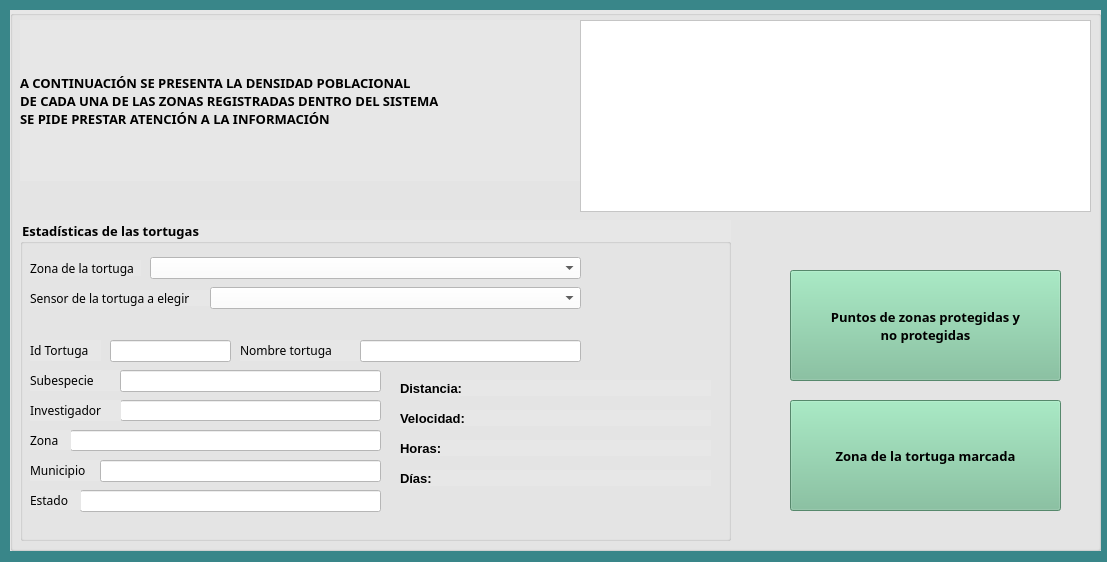
<?xml version="1.0" encoding="UTF-8"?>
<ui version="4.0">
 <class>Reportes</class>
 <widget class="QMainWindow" name="Reportes">
  <property name="geometry">
   <rect>
    <x>0</x>
    <y>0</y>
    <width>1107</width>
    <height>562</height>
   </rect>
  </property>
  <property name="windowTitle">
   <string>Estadísticas sobre las tortugas y las zonas</string>
  </property>
  <property name="windowIcon">
   <iconset resource="images.qrc">
    <normaloff>:/Images/if_Turtle_204384.ico</normaloff>:/Images/if_Turtle_204384.ico</iconset>
  </property>
  <property name="styleSheet">
   <string notr="true">background-color: rgb(57, 134, 137)</string>
  </property>
  <widget class="QWidget" name="centralwidget">
   <widget class="QGroupBox" name="gbMain">
    <property name="geometry">
     <rect>
      <x>10</x>
      <y>10</y>
      <width>1091</width>
      <height>541</height>
     </rect>
    </property>
    <property name="styleSheet">
     <string notr="true">background-color: rgb(206, 206, 206);
background-color: rgb(231, 231, 231);</string>
    </property>
    <property name="title">
     <string/>
    </property>
    <widget class="QTableView" name="tvDensidad">
     <property name="geometry">
      <rect>
       <x>570</x>
       <y>10</y>
       <width>511</width>
       <height>192</height>
      </rect>
     </property>
     <property name="font">
      <font>
       <family>Raleway</family>
       <pointsize>10</pointsize>
      </font>
     </property>
     <property name="styleSheet">
      <string notr="true">background-color: rgb(255, 255, 255);</string>
     </property>
    </widget>
    <widget class="QLabel" name="lbDensidad">
     <property name="geometry">
      <rect>
       <x>10</x>
       <y>10</y>
       <width>721</width>
       <height>161</height>
      </rect>
     </property>
     <property name="font">
      <font>
       <family>Raleway</family>
       <pointsize>10</pointsize>
       <weight>75</weight>
       <bold>true</bold>
      </font>
     </property>
     <property name="text">
      <string>A CONTINUACIÓN SE PRESENTA LA DENSIDAD POBLACIONAL
DE CADA UNA DE LAS ZONAS REGISTRADAS DENTRO DEL SISTEMA
SE PIDE PRESTAR ATENCIÓN A LA INFORMACIÓN</string>
     </property>
    </widget>
    <widget class="QGroupBox" name="gbStadistics">
     <property name="geometry">
      <rect>
       <x>10</x>
       <y>210</y>
       <width>711</width>
       <height>321</height>
      </rect>
     </property>
     <property name="font">
      <font>
       <family>Raleway</family>
       <pointsize>10</pointsize>
       <weight>75</weight>
       <bold>true</bold>
      </font>
     </property>
     <property name="title">
      <string>Estadísticas de las tortugas</string>
     </property>
     <widget class="QLabel" name="lbZone">
      <property name="geometry">
       <rect>
        <x>10</x>
        <y>40</y>
        <width>111</width>
        <height>16</height>
       </rect>
      </property>
      <property name="font">
       <font>
        <family>Raleway</family>
        <weight>50</weight>
        <bold>false</bold>
       </font>
      </property>
      <property name="text">
       <string>Zona de la tortuga</string>
      </property>
     </widget>
     <widget class="QLabel" name="lbSensor">
      <property name="geometry">
       <rect>
        <x>10</x>
        <y>70</y>
        <width>181</width>
        <height>16</height>
       </rect>
      </property>
      <property name="font">
       <font>
        <family>Raleway</family>
        <weight>50</weight>
        <bold>false</bold>
       </font>
      </property>
      <property name="text">
       <string>Sensor de la tortuga a elegir</string>
      </property>
     </widget>
     <widget class="QComboBox" name="cboZone">
      <property name="geometry">
       <rect>
        <x>130</x>
        <y>37</y>
        <width>431</width>
        <height>22</height>
       </rect>
      </property>
      <property name="font">
       <font>
        <family>Raleway</family>
        <pointsize>9</pointsize>
       </font>
      </property>
      <property name="styleSheet">
       <string notr="true">background-color: rgb(255, 255, 255);</string>
      </property>
     </widget>
     <widget class="QComboBox" name="cboSensor">
      <property name="geometry">
       <rect>
        <x>190</x>
        <y>67</y>
        <width>371</width>
        <height>22</height>
       </rect>
      </property>
      <property name="font">
       <font>
        <family>Raleway</family>
        <pointsize>9</pointsize>
       </font>
      </property>
      <property name="styleSheet">
       <string notr="true">background-color: rgb(255, 255, 255);</string>
      </property>
     </widget>
     <widget class="QLineEdit" name="lneIdTortuga">
      <property name="enabled">
       <bool>false</bool>
      </property>
      <property name="geometry">
       <rect>
        <x>90</x>
        <y>120</y>
        <width>121</width>
        <height>22</height>
       </rect>
      </property>
      <property name="font">
       <font>
        <family>Raleway</family>
        <pointsize>9</pointsize>
        <weight>75</weight>
        <bold>true</bold>
       </font>
      </property>
      <property name="styleSheet">
       <string notr="true">background-color: rgb(255, 255, 255);</string>
      </property>
     </widget>
     <widget class="QLineEdit" name="lneInvestigador">
      <property name="enabled">
       <bool>false</bool>
      </property>
      <property name="geometry">
       <rect>
        <x>100</x>
        <y>180</y>
        <width>261</width>
        <height>21</height>
       </rect>
      </property>
      <property name="font">
       <font>
        <family>Raleway</family>
        <pointsize>9</pointsize>
        <weight>75</weight>
        <bold>true</bold>
       </font>
      </property>
      <property name="styleSheet">
       <string notr="true">background-color: rgb(255, 255, 255);</string>
      </property>
     </widget>
     <widget class="QLabel" name="lbIdTortuga">
      <property name="geometry">
       <rect>
        <x>10</x>
        <y>120</y>
        <width>71</width>
        <height>21</height>
       </rect>
      </property>
      <property name="font">
       <font>
        <family>Raleway</family>
        <pointsize>9</pointsize>
        <weight>50</weight>
        <bold>false</bold>
       </font>
      </property>
      <property name="text">
       <string>Id Tortuga</string>
      </property>
     </widget>
     <widget class="QLabel" name="lbNombreTortuga">
      <property name="geometry">
       <rect>
        <x>220</x>
        <y>120</y>
        <width>121</width>
        <height>21</height>
       </rect>
      </property>
      <property name="font">
       <font>
        <family>Raleway</family>
        <pointsize>9</pointsize>
        <weight>50</weight>
        <bold>false</bold>
       </font>
      </property>
      <property name="text">
       <string>Nombre tortuga</string>
      </property>
     </widget>
     <widget class="QLineEdit" name="lneNombreTortuga">
      <property name="enabled">
       <bool>false</bool>
      </property>
      <property name="geometry">
       <rect>
        <x>340</x>
        <y>120</y>
        <width>221</width>
        <height>22</height>
       </rect>
      </property>
      <property name="font">
       <font>
        <family>Raleway</family>
        <pointsize>9</pointsize>
        <weight>75</weight>
        <bold>true</bold>
       </font>
      </property>
      <property name="styleSheet">
       <string notr="true">background-color: rgb(255, 255, 255);</string>
      </property>
     </widget>
     <widget class="QLineEdit" name="lneZona">
      <property name="enabled">
       <bool>false</bool>
      </property>
      <property name="geometry">
       <rect>
        <x>50</x>
        <y>210</y>
        <width>311</width>
        <height>21</height>
       </rect>
      </property>
      <property name="font">
       <font>
        <family>Raleway</family>
        <pointsize>9</pointsize>
        <weight>75</weight>
        <bold>true</bold>
       </font>
      </property>
      <property name="styleSheet">
       <string notr="true">background-color: rgb(255, 255, 255);</string>
      </property>
     </widget>
     <widget class="QLabel" name="lbZona">
      <property name="geometry">
       <rect>
        <x>10</x>
        <y>210</y>
        <width>41</width>
        <height>20</height>
       </rect>
      </property>
      <property name="font">
       <font>
        <family>Raleway</family>
        <pointsize>9</pointsize>
        <weight>50</weight>
        <bold>false</bold>
       </font>
      </property>
      <property name="text">
       <string>Zona</string>
      </property>
     </widget>
     <widget class="QLabel" name="lbSubespecie">
      <property name="geometry">
       <rect>
        <x>10</x>
        <y>150</y>
        <width>91</width>
        <height>21</height>
       </rect>
      </property>
      <property name="font">
       <font>
        <family>Raleway</family>
        <pointsize>9</pointsize>
        <weight>50</weight>
        <bold>false</bold>
       </font>
      </property>
      <property name="text">
       <string>Subespecie</string>
      </property>
     </widget>
     <widget class="QLineEdit" name="lneSubespecie">
      <property name="enabled">
       <bool>false</bool>
      </property>
      <property name="geometry">
       <rect>
        <x>100</x>
        <y>150</y>
        <width>261</width>
        <height>22</height>
       </rect>
      </property>
      <property name="font">
       <font>
        <family>Raleway</family>
        <pointsize>9</pointsize>
        <weight>75</weight>
        <bold>true</bold>
       </font>
      </property>
      <property name="styleSheet">
       <string notr="true">background-color: rgb(255, 255, 255);</string>
      </property>
     </widget>
     <widget class="QLineEdit" name="lneEstado">
      <property name="enabled">
       <bool>false</bool>
      </property>
      <property name="geometry">
       <rect>
        <x>60</x>
        <y>270</y>
        <width>301</width>
        <height>22</height>
       </rect>
      </property>
      <property name="font">
       <font>
        <family>Raleway</family>
        <pointsize>9</pointsize>
        <weight>75</weight>
        <bold>true</bold>
       </font>
      </property>
      <property name="styleSheet">
       <string notr="true">background-color: rgb(255, 255, 255);</string>
      </property>
      <property name="text">
       <string/>
      </property>
     </widget>
     <widget class="QLabel" name="lbMunicipio">
      <property name="geometry">
       <rect>
        <x>10</x>
        <y>240</y>
        <width>71</width>
        <height>21</height>
       </rect>
      </property>
      <property name="font">
       <font>
        <family>Raleway</family>
        <pointsize>9</pointsize>
        <weight>50</weight>
        <bold>false</bold>
       </font>
      </property>
      <property name="text">
       <string>Municipio</string>
      </property>
     </widget>
     <widget class="QLineEdit" name="lneMunicipio">
      <property name="enabled">
       <bool>false</bool>
      </property>
      <property name="geometry">
       <rect>
        <x>80</x>
        <y>240</y>
        <width>281</width>
        <height>22</height>
       </rect>
      </property>
      <property name="font">
       <font>
        <family>Raleway</family>
        <pointsize>9</pointsize>
        <weight>75</weight>
        <bold>true</bold>
       </font>
      </property>
      <property name="styleSheet">
       <string notr="true">background-color: rgb(255, 255, 255);</string>
      </property>
     </widget>
     <widget class="QLabel" name="lbInvestigador">
      <property name="geometry">
       <rect>
        <x>10</x>
        <y>180</y>
        <width>91</width>
        <height>21</height>
       </rect>
      </property>
      <property name="font">
       <font>
        <family>Raleway</family>
        <pointsize>9</pointsize>
        <weight>50</weight>
        <bold>false</bold>
       </font>
      </property>
      <property name="text">
       <string>Investigador</string>
      </property>
     </widget>
     <widget class="QLabel" name="lbEstado">
      <property name="geometry">
       <rect>
        <x>10</x>
        <y>270</y>
        <width>51</width>
        <height>20</height>
       </rect>
      </property>
      <property name="font">
       <font>
        <family>Raleway</family>
        <pointsize>9</pointsize>
        <weight>50</weight>
        <bold>false</bold>
       </font>
      </property>
      <property name="text">
       <string>Estado</string>
      </property>
     </widget>
     <widget class="QLabel" name="lbDistance">
      <property name="geometry">
       <rect>
        <x>380</x>
        <y>160</y>
        <width>311</width>
        <height>16</height>
       </rect>
      </property>
      <property name="font">
       <font>
        <pointsize>10</pointsize>
        <weight>75</weight>
        <bold>true</bold>
       </font>
      </property>
      <property name="text">
       <string>Distancia:</string>
      </property>
     </widget>
     <widget class="QLabel" name="lbVelocidad">
      <property name="geometry">
       <rect>
        <x>380</x>
        <y>190</y>
        <width>311</width>
        <height>16</height>
       </rect>
      </property>
      <property name="font">
       <font>
        <pointsize>10</pointsize>
        <weight>75</weight>
        <bold>true</bold>
       </font>
      </property>
      <property name="text">
       <string>Velocidad:</string>
      </property>
     </widget>
     <widget class="QLabel" name="lbHour">
      <property name="geometry">
       <rect>
        <x>380</x>
        <y>220</y>
        <width>311</width>
        <height>16</height>
       </rect>
      </property>
      <property name="font">
       <font>
        <pointsize>10</pointsize>
        <weight>75</weight>
        <bold>true</bold>
       </font>
      </property>
      <property name="text">
       <string>Horas:</string>
      </property>
     </widget>
     <widget class="QLabel" name="lbDays">
      <property name="geometry">
       <rect>
        <x>380</x>
        <y>250</y>
        <width>311</width>
        <height>16</height>
       </rect>
      </property>
      <property name="font">
       <font>
        <pointsize>10</pointsize>
        <weight>75</weight>
        <bold>true</bold>
       </font>
      </property>
      <property name="text">
       <string>Días:</string>
      </property>
     </widget>
    </widget>
    <widget class="QPushButton" name="pbZones">
     <property name="geometry">
      <rect>
       <x>780</x>
       <y>260</y>
       <width>271</width>
       <height>111</height>
      </rect>
     </property>
     <property name="font">
      <font>
       <family>Raleway</family>
       <pointsize>10</pointsize>
       <weight>75</weight>
       <bold>true</bold>
      </font>
     </property>
     <property name="styleSheet">
      <string notr="true"> QPushButton#pbZones {
background-color: rgb(120, 190, 151);
 }

 QPushButton#pbZones:hover {
background-color: rgb(56, 134, 136);
color:  rgb(255, 255, 255);
 }</string>
     </property>
     <property name="text">
      <string>Puntos de zonas protegidas y 
no protegidas</string>
     </property>
    </widget>
    <widget class="QPushButton" name="pbZones2">
     <property name="geometry">
      <rect>
       <x>780</x>
       <y>390</y>
       <width>271</width>
       <height>111</height>
      </rect>
     </property>
     <property name="font">
      <font>
       <family>Raleway</family>
       <pointsize>10</pointsize>
       <weight>75</weight>
       <bold>true</bold>
      </font>
     </property>
     <property name="styleSheet">
      <string notr="true"> QPushButton#pbZones2 {
background-color: rgb(120, 190, 151);
 }

 QPushButton#pbZones2:hover {
background-color: rgb(56, 134, 136);
color:  rgb(255, 255, 255);
 }</string>
     </property>
     <property name="text">
      <string>Zona de la tortuga marcada</string>
     </property>
    </widget>
    <zorder>lbDensidad</zorder>
    <zorder>tvDensidad</zorder>
    <zorder>gbStadistics</zorder>
    <zorder>pbZones</zorder>
    <zorder>pbZones2</zorder>
   </widget>
  </widget>
 </widget>
 <resources>
  <include location="images.qrc"/>
 </resources>
 <connections/>
</ui>
